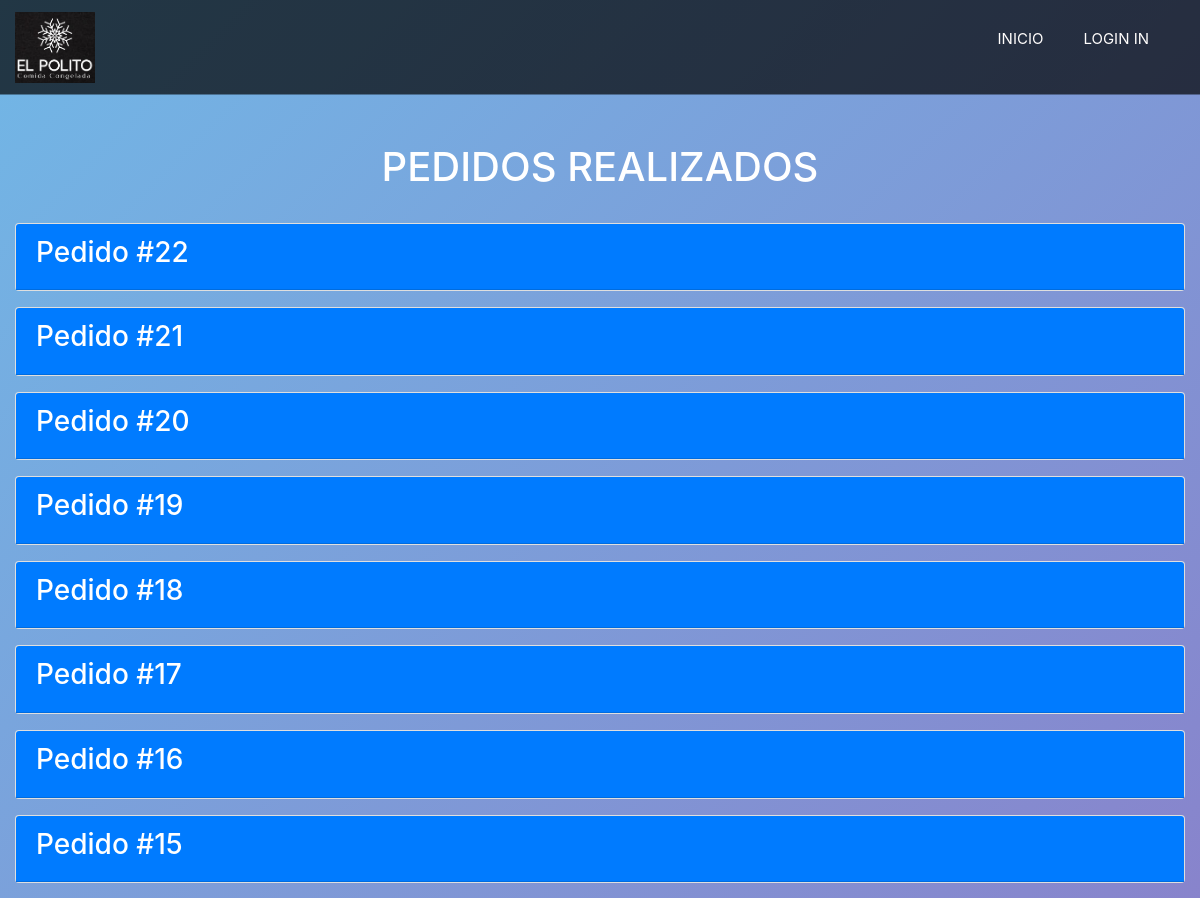
Page /lista_pedidos (upper part) on the earlier database version.
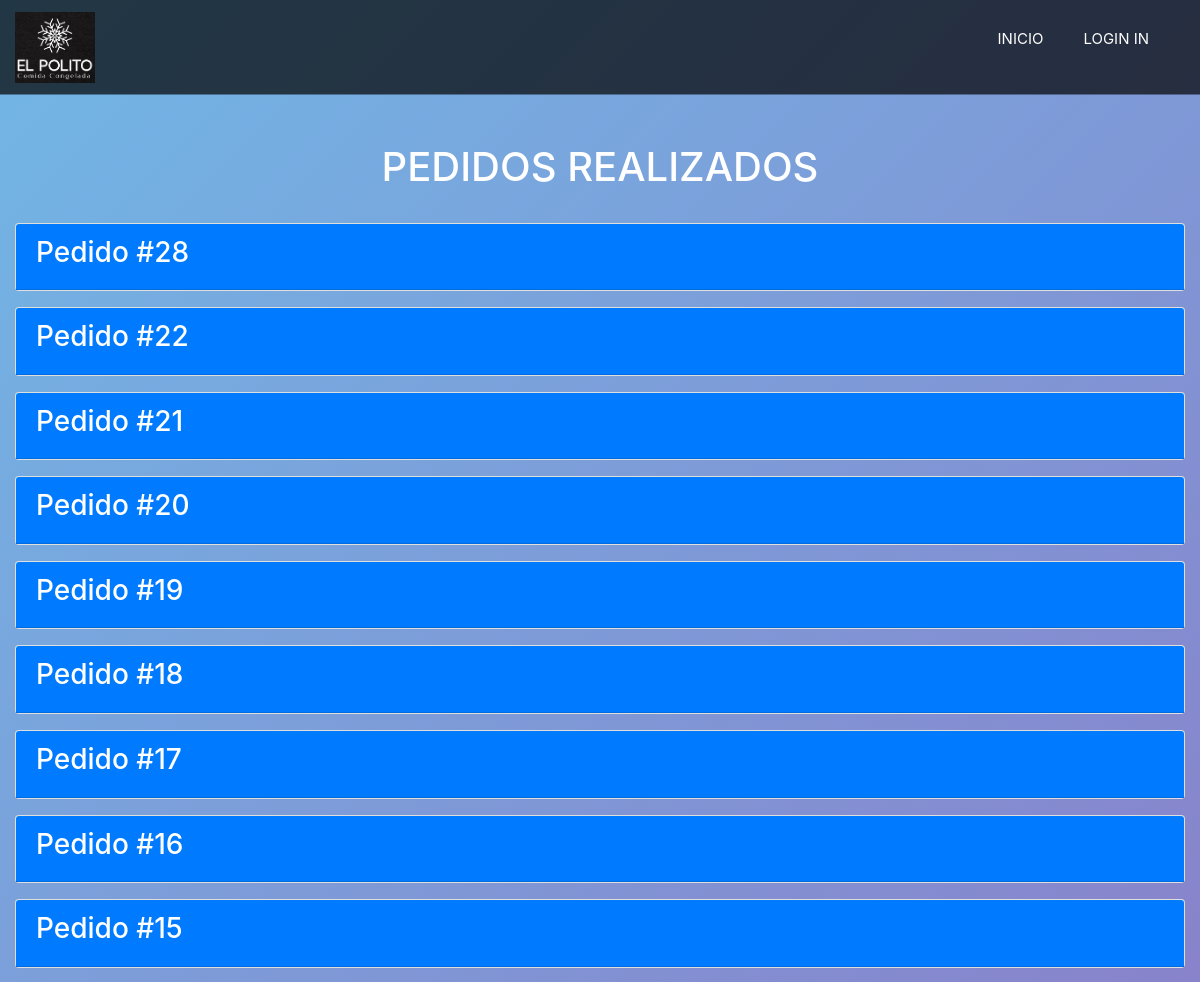
Same page on the later database version.
### web/models.py (models this page shows, shortened)
class Pedido(models.Model):
    id          = models.AutoField(primary_key=True)
    total       = models.BigIntegerField()
    impuesto    = models.BigIntegerField(default=0)
    estado      = models.IntegerField(default=3)
    valor_envio = models.BigIntegerField(default=0)
    date        = models.DateTimeField(blank=False, null=False, default=now)
    user        = models.ForeignKey(settings.AUTH_USER_MODEL, on_delete=models.CASCADE)

### web/views.py (the view)
# urls.py: path('lista_pedidos', views.lista_pedidos, name='lista_pedidos'),
def lista_pedidos(request):
    pedidos = Pedido.objects.select_related('user').prefetch_related('detalles_pedido__id_producto').order_by('-date')
    ctx = {'pedidos': pedidos}
    return render(request, 'producto/lista_pedidos.html', ctx)

### web/templates/producto/lista_pedidos.html (shortened to what this page needs)
{% load static %}
<!DOCTYPE html>
<html lang="es">
<head>
    <link href="https://stackpath.bootstrapcdn.com/bootstrap/4.5.2/css/bootstrap.min.css" rel="stylesheet">
    <link rel="stylesheet" href="{% static 'css/styles_lista.css' %}">
</head>
<body>
    {% include 'base/nav.html' %}
    <div id="main-content" class="container mt-5">
        <div class="row mb-4">
            <div class="col text-white text-center">
                <h1>PEDIDOS REALIZADOS</h1>
            </div>
        </div>
        <div class="row">
            <div class="col">
                {% if pedidos %}
                <div id="accordion">
                    {% for pedido in pedidos %}
                    <div class="card mb-3">
                        <div class="card-header bg-primary text-white" data-toggle="collapse" data-target="#collapse-{{ pedido.id }}" aria-expanded="true" aria-controls="collapse-{{ pedido.id }}">
                            <div class="d-flex justify-content-between align-items-center">
                                <h3>Pedido #{{ pedido.id }}</h3>
                            </div>
                        </div>
                    </div>
                    {% endfor %}
                </div>
                {% else %}
                <p class="text-center text-white">No hay pedidos registrados.</p>
                {% endif %}
            </div>
        </div>
    </div>
</body>
</html>

Differences in the rows shown:
added Pedido: id "28"
